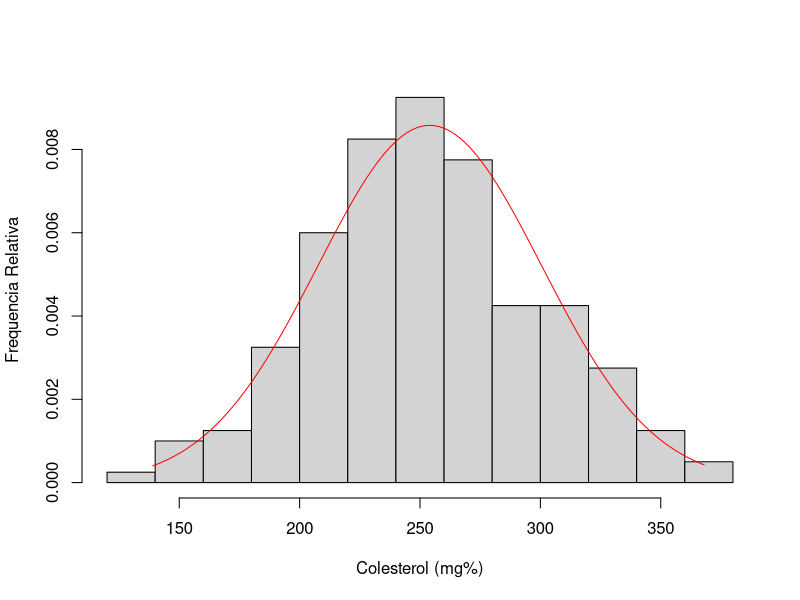
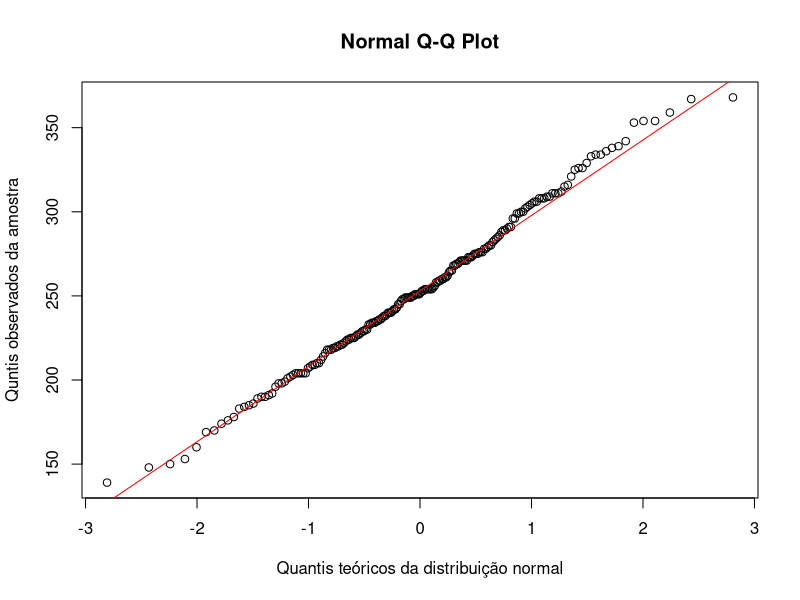

Recreate these plots in R, in order.
setwd("~/Documents/projects/UTFPR/probabilidade-e-estatistica-MA35B/aula6/tarefas")

dados <- read.csv(file = "laheart.csv", sep = ",")

depoisInt <- dados[dados$Status=="B",]

colesterol <- depoisInt$Colesterol

media <- mean(colesterol)
desvio <- sd(colesterol)
x <- seq(min(colesterol), max(colesterol), by=0.001)
fteorico <- dnorm(x, mean=media, sd=desvio)

hist(colesterol, freq = F, xlab = "Colesterol (mg%)", ylab = "Frequencia Relativa", main = "")
lines(x, fteorico, col="red")

qqnorm(colesterol, ylab="Quntis observados da amostra", xlab = "Quantis teóricos da distribuição normal")
qqline(colesterol,col="red")